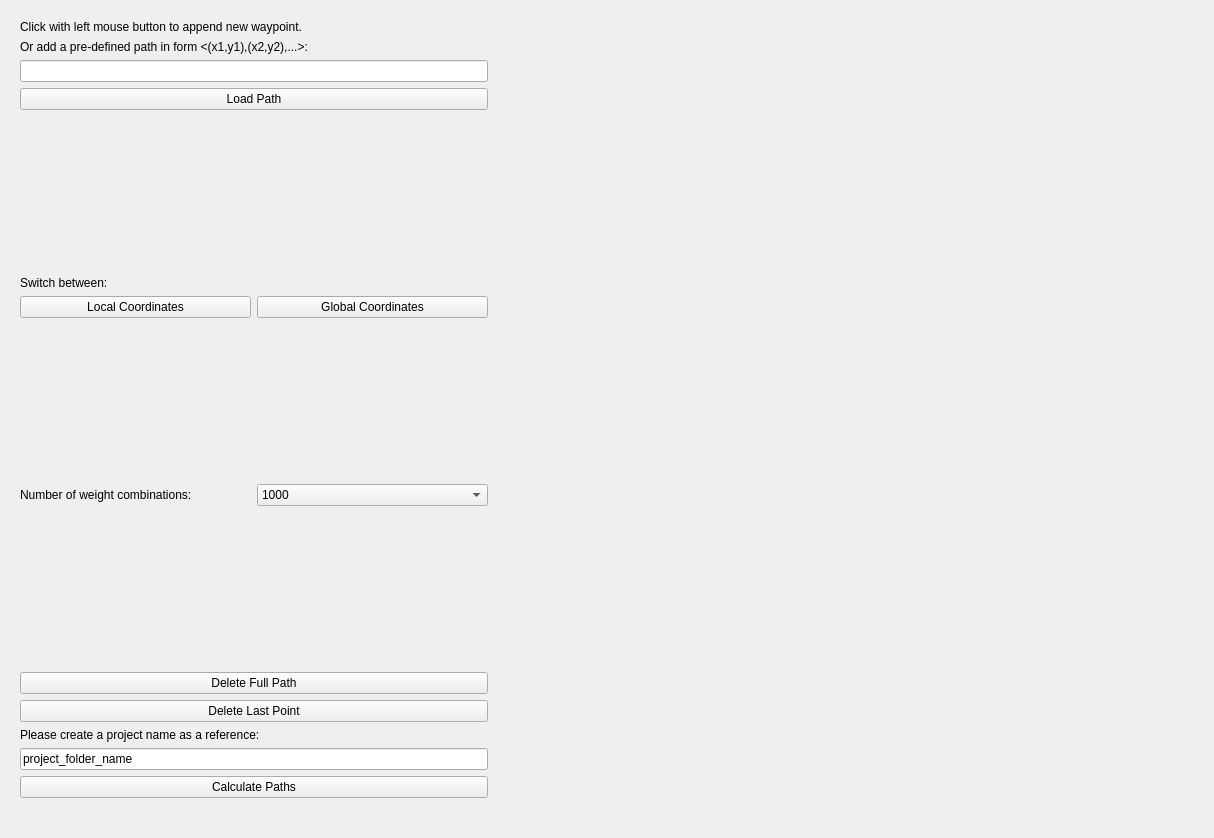
<?xml version="1.0" encoding="UTF-8"?>
<ui version="4.0">
 <class>Form</class>
 <widget class="QWidget" name="Form">
  <property name="geometry">
   <rect>
    <x>0</x>
    <y>0</y>
    <width>1214</width>
    <height>838</height>
   </rect>
  </property>
  <property name="windowTitle">
   <string>Form</string>
  </property>
  <layout class="QVBoxLayout" name="verticalLayout">
   <item>
    <widget class="QStackedWidget" name="stackedWidget">
     <property name="currentIndex">
      <number>1</number>
     </property>
     <widget class="QWidget" name="page_5">
      <layout class="QVBoxLayout" name="verticalLayout_6">
       <item>
        <spacer name="verticalSpacer_5">
         <property name="orientation">
          <enum>Qt::Vertical</enum>
         </property>
         <property name="sizeHint" stdset="0">
          <size>
           <width>20</width>
           <height>40</height>
          </size>
         </property>
        </spacer>
       </item>
       <item>
        <layout class="QHBoxLayout" name="horizontalLayout_3">
         <item>
          <widget class="QLabel" name="label_6">
           <property name="text">
            <string>Choose Map Config File: </string>
           </property>
          </widget>
         </item>
         <item>
          <widget class="QPushButton" name="openmapconfigbutton">
           <property name="text">
            <string>Open...</string>
           </property>
          </widget>
         </item>
         <item>
          <widget class="QLabel" name="mapload_label">
           <property name="text">
            <string>Map Config File: None</string>
           </property>
          </widget>
         </item>
        </layout>
       </item>
       <item>
        <layout class="QHBoxLayout" name="horizontalLayout_6">
         <item>
          <widget class="QLabel" name="label_7">
           <property name="text">
            <string>Choose Robot Config File: </string>
           </property>
          </widget>
         </item>
         <item>
          <widget class="QPushButton" name="openrobotconfigbutton">
           <property name="text">
            <string>Open...</string>
           </property>
          </widget>
         </item>
         <item>
          <widget class="QLabel" name="robotload_label">
           <property name="text">
            <string>Robot Config File: None</string>
           </property>
          </widget>
         </item>
        </layout>
       </item>
       <item>
        <spacer name="verticalSpacer_6">
         <property name="orientation">
          <enum>Qt::Vertical</enum>
         </property>
         <property name="sizeHint" stdset="0">
          <size>
           <width>20</width>
           <height>40</height>
          </size>
         </property>
        </spacer>
       </item>
       <item>
        <widget class="QPushButton" name="loadconfigbutton">
         <property name="text">
          <string>Load Configs</string>
         </property>
        </widget>
       </item>
       <item>
        <spacer name="verticalSpacer_7">
         <property name="orientation">
          <enum>Qt::Vertical</enum>
         </property>
         <property name="sizeHint" stdset="0">
          <size>
           <width>20</width>
           <height>40</height>
          </size>
         </property>
        </spacer>
       </item>
      </layout>
     </widget>
     <widget class="QWidget" name="page">
      <layout class="QVBoxLayout" name="verticalLayout_3">
       <item>
        <layout class="QHBoxLayout" name="horizontalLayout">
         <item>
          <layout class="QVBoxLayout" name="verticalLayout_2">
           <item>
            <widget class="QLabel" name="label_2">
             <property name="text">
              <string>Click with left mouse button to append new waypoint.</string>
             </property>
            </widget>
           </item>
           <item>
            <widget class="QLabel" name="label_3">
             <property name="text">
              <string>Or add a pre-defined path in form &lt;(x1,y1),(x2,y2),...&gt;:</string>
             </property>
            </widget>
           </item>
           <item>
            <widget class="QLineEdit" name="pathinput"/>
           </item>
           <item>
            <widget class="QPushButton" name="loadpathbutton">
             <property name="text">
              <string>Load Path</string>
             </property>
            </widget>
           </item>
           <item>
            <spacer name="verticalSpacer_2">
             <property name="orientation">
              <enum>Qt::Vertical</enum>
             </property>
             <property name="sizeHint" stdset="0">
              <size>
               <width>20</width>
               <height>40</height>
              </size>
             </property>
            </spacer>
           </item>
           <item>
            <widget class="QLabel" name="label">
             <property name="text">
              <string>Switch between:</string>
             </property>
            </widget>
           </item>
           <item>
            <layout class="QHBoxLayout" name="horizontalLayout_2">
             <item>
              <widget class="QPushButton" name="localcoordbutton">
               <property name="text">
                <string>Local Coordinates</string>
               </property>
              </widget>
             </item>
             <item>
              <widget class="QPushButton" name="globalcoordbutton">
               <property name="text">
                <string>Global Coordinates</string>
               </property>
              </widget>
             </item>
            </layout>
           </item>
           <item>
            <spacer name="verticalSpacer">
             <property name="orientation">
              <enum>Qt::Vertical</enum>
             </property>
             <property name="sizeHint" stdset="0">
              <size>
               <width>20</width>
               <height>40</height>
              </size>
             </property>
            </spacer>
           </item>
           <item>
            <layout class="QHBoxLayout" name="horizontalLayout_4">
             <property name="topMargin">
              <number>0</number>
             </property>
             <item>
              <widget class="QLabel" name="label_8">
               <property name="text">
                <string>Number of weight combinations:</string>
               </property>
              </widget>
             </item>
             <item>
              <widget class="QComboBox" name="scale_box">
               <item>
                <property name="text">
                 <string>1000</string>
                </property>
               </item>
               <item>
                <property name="text">
                 <string>729</string>
                </property>
               </item>
               <item>
                <property name="text">
                 <string>512</string>
                </property>
               </item>
               <item>
                <property name="text">
                 <string>343</string>
                </property>
               </item>
               <item>
                <property name="text">
                 <string>216</string>
                </property>
               </item>
               <item>
                <property name="text">
                 <string>125</string>
                </property>
               </item>
              </widget>
             </item>
            </layout>
           </item>
           <item>
            <spacer name="verticalSpacer_8">
             <property name="orientation">
              <enum>Qt::Vertical</enum>
             </property>
             <property name="sizeHint" stdset="0">
              <size>
               <width>20</width>
               <height>40</height>
              </size>
             </property>
            </spacer>
           </item>
           <item>
            <widget class="QPushButton" name="deletepathbutton">
             <property name="text">
              <string>Delete Full Path</string>
             </property>
            </widget>
           </item>
           <item>
            <widget class="QPushButton" name="deletepointbutton">
             <property name="text">
              <string>Delete Last Point</string>
             </property>
            </widget>
           </item>
           <item>
            <widget class="QLabel" name="label_4">
             <property name="text">
              <string>Please create a project name as a reference:</string>
             </property>
            </widget>
           </item>
           <item>
            <widget class="QLineEdit" name="outputfolder">
             <property name="text">
              <string>project_folder_name</string>
             </property>
            </widget>
           </item>
           <item>
            <widget class="QPushButton" name="calculatebutton">
             <property name="text">
              <string>Calculate Paths</string>
             </property>
            </widget>
           </item>
           <item>
            <widget class="QLabel" name="erroroutput">
             <property name="text">
              <string/>
             </property>
            </widget>
           </item>
          </layout>
         </item>
         <item>
          <widget class="QWidget" name="mapwidget" native="true">
           <property name="minimumSize">
            <size>
             <width>700</width>
             <height>400</height>
            </size>
           </property>
          </widget>
         </item>
        </layout>
       </item>
      </layout>
     </widget>
     <widget class="QWidget" name="page_2">
      <layout class="QVBoxLayout" name="verticalLayout_4">
       <item>
        <spacer name="verticalSpacer_3">
         <property name="orientation">
          <enum>Qt::Vertical</enum>
         </property>
         <property name="sizeHint" stdset="0">
          <size>
           <width>20</width>
           <height>40</height>
          </size>
         </property>
        </spacer>
       </item>
       <item>
        <widget class="QLabel" name="label_5">
         <property name="text">
          <string>Paths are being calculated.</string>
         </property>
        </widget>
       </item>
       <item>
        <widget class="QProgressBar" name="progressBar">
         <property name="value">
          <number>0</number>
         </property>
        </widget>
       </item>
       <item>
        <widget class="QLabel" name="successmsg">
         <property name="text">
          <string/>
         </property>
        </widget>
       </item>
       <item>
        <spacer name="verticalSpacer_4">
         <property name="orientation">
          <enum>Qt::Vertical</enum>
         </property>
         <property name="sizeHint" stdset="0">
          <size>
           <width>20</width>
           <height>40</height>
          </size>
         </property>
        </spacer>
       </item>
      </layout>
     </widget>
    </widget>
   </item>
  </layout>
 </widget>
 <resources/>
 <connections/>
</ui>
